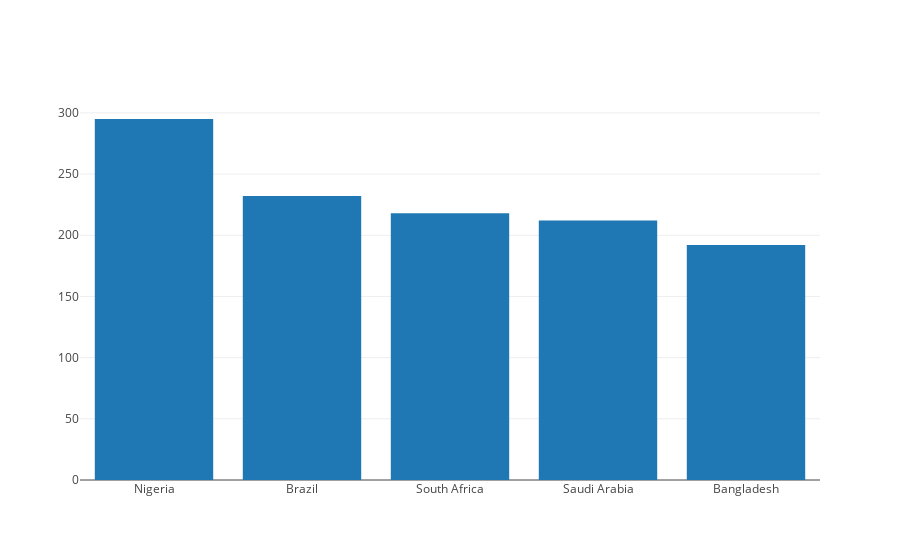

Source (notebook cell):
### Code cell
iplot([go.Bar(x=country_df.sort_values(['country_count'], ascending=False).head().index, y=country_df.sort_values(['country_count'], ascending=False).head().country_count)])

### Figure 1 — Plotly figure (JSON) as saved in the notebook; plotly's stock layout.template omitted (floating-point values rounded to 4 significant figures)
{"data": [{"type": "bar", "x": ["Nigeria", "Brazil", "South Africa", "Saudi Arabia", "Bangladesh"], "y": [295, 232, 218, 212, 192]}], "layout": {}}
